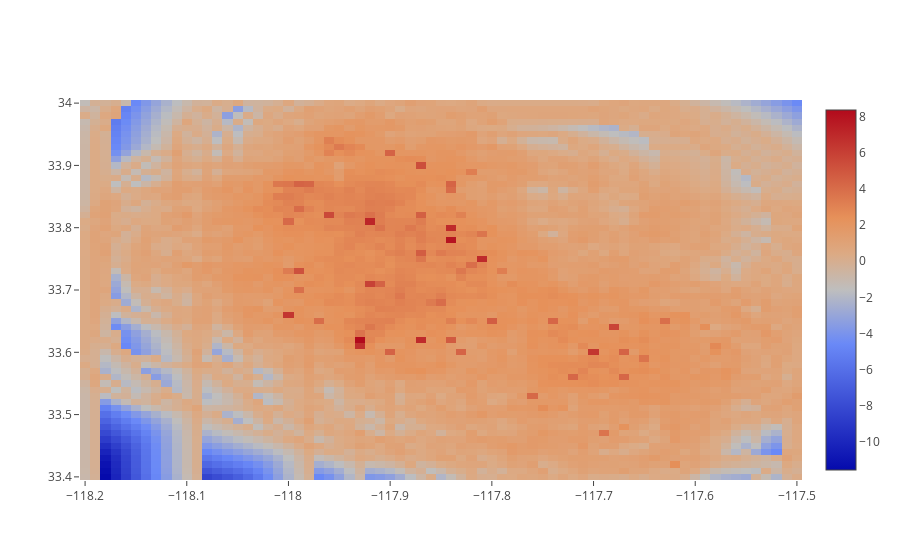

Notebook code cell kept with this figure:
### Code cell
# create the contour plot
heat = [
    go.Heatmap(
        z = out.lpdf,
        x = out.lon,
        y = out.lat,
        colorscale=[
            [1.0, 'rgb(165,0,38)'], 
            [0.8888888888888888, 'rgb(215,48,39)'], 
            [0.7777777777777778, 'rgb(244,109,67)'], 
            [0.6666666666666666, 'rgb(253,174,97)'], 
            [0.5555555555555556, 'rgb(254,224,144)'], 
            [0.4444444444444444, 'rgb(224,243,248)'], 
            [0.3333333333333333, 'rgb(171,217,233)'], 
            [0.2222222222222222, 'rgb(116,173,209)'], 
            [0.1111111111111111, 'rgb(69,117,180)'], 
            [0.0, 'rgb(49,54,149)']
        ]
    )
]

layout = go.Layout()

fig = go.Figure(data=heat, layout=layout)
iplot(fig, show_link=False)

### Figure 1 — Plotly figure (JSON) as saved in the notebook; plotly's stock layout.template omitted (floating-point values rounded to 4 significant figures; data arrays with more than 128 entries replaced by an {"elided": "..."} marker saying what was removed)
{"data": [{"colorscale": [[1, "rgb(165,0,38)"], [0.8889, "rgb(215,48,39)"], [0.7778, "rgb(244,109,67)"], [0.6667, "rgb(253,174,97)"], [0.5556, "rgb(254,224,144)"], [0.4444, "rgb(224,243,248)"], [0.3333, "rgb(171,217,233)"], [0.2222, "rgb(116,173,209)"], [0.1111, "rgb(69,117,180)"], [0, "rgb(49,54,149)"]], "type": "heatmap", "uid": "ec9a1d29-c94e-4ba4-becb-60961e8eb568", "x": {"elided": "4331 float values"}, "y": {"elided": "4331 float values"}, "z": {"elided": "4331 float values"}}], "layout": {}}
